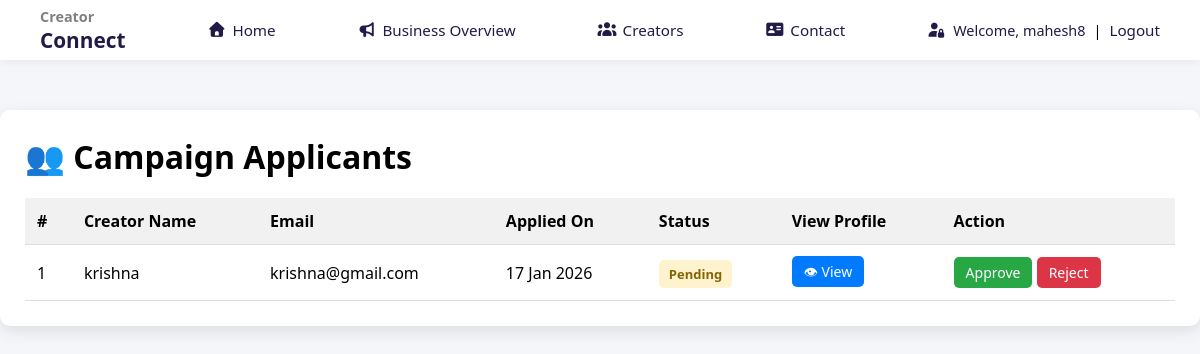
Page /Bussiness Owner/campaign_applicants.php?campaign_id=9 (signed in) on the committed database.
### tables this page shows
CREATE TABLE IF NOT EXISTS `campaign_applications` (
  `id` int NOT NULL AUTO_INCREMENT,
  `campaign_id` int NOT NULL,
  `creator_id` int NOT NULL,
  `status` enum('pending','approved','rejected') DEFAULT 'pending',
  `applied_at` timestamp NULL DEFAULT CURRENT_TIMESTAMP,
  PRIMARY KEY (`id`),
  UNIQUE KEY `campaign_id` (`campaign_id`,`creator_id`)
);

CREATE TABLE IF NOT EXISTS `users_login` (
  `UserId` int NOT NULL AUTO_INCREMENT,
  `UserType` varchar(20) NOT NULL,
  `Email` varchar(150) NOT NULL,
  `UserName` varchar(50) NOT NULL,
  `Password` varchar(255) DEFAULT NULL,
  `oauth_provider` varchar(50) DEFAULT NULL,
  `oauth_id` varchar(100) DEFAULT NULL,
  `force_password_change` tinyint(1) DEFAULT '0',
  `created_at` timestamp NULL DEFAULT CURRENT_TIMESTAMP,
  `Status` enum('active','blocked') DEFAULT 'active',
  `reset_token` varchar(255) DEFAULT NULL,
  `reset_token_expiry` datetime DEFAULT NULL,
  PRIMARY KEY (`UserId`),
  UNIQUE KEY `UserName` (`UserName`)
);

### Bussiness Owner/campaign_applicants.php (the view, shortened to what this page needs)
<?php
require_once __DIR__ . '/../Common Files/config.php';
$campaignId = (int) ($_GET['campaign_id'] ?? 0);
$sql = "
    SELECT
        ca.id AS application_id,
        ca.status,
        ca.applied_at,
        u.UserId,
        u.Username,
        u.Email
    FROM campaign_applications ca
    JOIN users_login u ON ca.creator_id = u.UserId
    WHERE ca.campaign_id = ?
    ORDER BY ca.applied_at DESC
";
$stmt = $conn->prepare($sql);
$stmt->bind_param("i", $campaignId);
$stmt->execute();
$result = $stmt->get_result();
?>
<!DOCTYPE html>
<html lang="en">
<head>
<link rel="stylesheet" href="https://cdnjs.cloudflare.com/ajax/libs/font-awesome/7.0.1/css/all.min.css">
</head>
<body>
<?php include(__DIR__ . "/../Common Files/navbar.php"); ?>
<div class="container">
<h1>👥 Campaign Applicants</h1>
<table>
<thead>
<tr>
    <th>#</th>
    <th>Creator Name</th>
    <th>Email</th>
    <th>Applied On</th>
    <th>Status</th>
    <th>View Profile</th>
    <th>Action</th>
</tr>
</thead>
<tbody>
<?php if ($result->num_rows > 0): ?>
<?php $i = 1; while ($row = $result->fetch_assoc()): ?>
<tr>
    <td><?= $i++; ?></td>
    <td><?= htmlspecialchars($row['Username']); ?></td>
    <td><?= htmlspecialchars($row['Email']); ?></td>
    <td><?= date("d M Y", strtotime($row['applied_at'])); ?></td>
    <td>
        <span class="badge <?= $row['status']; ?>">
            <?= ucfirst($row['status']); ?>
        </span>
    </td>
    <td>
        <a href="view_creator_profile.php?creator_id=<?= $row['UserId']; ?>&campaign_id=<?= $campaignId ?>"
           class="btn view"
           target="_blank">
           👁 View
        </a>
    </td>
    <td>
    <?php if ($row['status'] === 'pending'): ?>
        <form action="update_application_status.php" method="POST" style="display:inline;">
    <button class="btn success">Approve</button>
</form>
        <form action="update_application_status.php" method="POST" style="display:inline;">
    <button class="btn danger">Reject</button>
</form>
    <?php else: ?>
        —
    <?php endif; ?>
    </td>
</tr>
<?php endwhile; ?>
<?php else: ?>
<tr>
    <td colspan="7" style="text-align:center;">No applicants found.</td>
</tr>
<?php endif; ?>
</tbody>
</table>
</div>
</body>
</html>

### Common Files/navbar.css (style rules this page uses)
* { margin: 0; padding: 0; box-sizing: border-box; font-family: "Segoe UI", sans-serif; }
body { padding-top: 70px; }

### Bussiness Owner/campaign_applicants.php (style rules this page uses)
body { font-family: Arial, sans-serif; background:#f5f6fa; }
.container { max-width:1200px; margin:40px auto; background:#fff; padding:25px; border-radius:10px; box-shadow:0 5px 15px rgba(0,0,0,.1); }
h1 { margin-bottom:20px; }
table { width:100%; border-collapse:collapse; }
th,td { padding:12px; border-bottom:1px solid #ddd; text-align:left; vertical-align:middle; }
th { background:#f1f1f1; }
.btn { padding:6px 12px; border:none; border-radius:5px; cursor:pointer; font-size:14px; }
.btn.success { background:#28a745; color:#fff; }
.btn.danger { background:#dc3545; color:#fff; }
.btn.view { background:#007bff; color:#fff; text-decoration:none; }
.badge { padding:5px 10px; border-radius:5px; font-weight:bold; font-size:13px; }
.badge.pending { background:#fff3cd; color:#856404; }

### rows in the picture
campaign_applications: users_login.UserName "krishna", users_login.Email "krishna@gmail.com", applied_at "17 Jan 2026", status "Pending"

### other values in the picture
$_SESSION['UserName'] "mahesh8"
